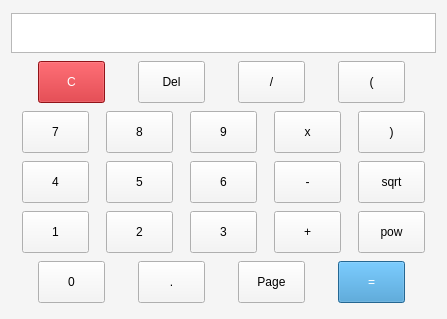
<?xml version="1.0" encoding="UTF-8"?>
<ui version="4.0">
 <class>MainWindow</class>
 <widget class="QMainWindow" name="MainWindow">
  <property name="enabled">
   <bool>true</bool>
  </property>
  <property name="geometry">
   <rect>
    <x>0</x>
    <y>0</y>
    <width>447</width>
    <height>319</height>
   </rect>
  </property>
  <property name="sizePolicy">
   <sizepolicy hsizetype="Fixed" vsizetype="Fixed">
    <horstretch>0</horstretch>
    <verstretch>0</verstretch>
   </sizepolicy>
  </property>
  <property name="minimumSize">
   <size>
    <width>306</width>
    <height>319</height>
   </size>
  </property>
  <property name="maximumSize">
   <size>
    <width>16777215</width>
    <height>16777215</height>
   </size>
  </property>
  <property name="windowTitle">
   <string>Calculator</string>
  </property>
  <property name="styleSheet">
   <string notr="true">background-color: #f5f5f5;
color: rgb(0, 0, 0);
</string>
  </property>
  <property name="tabShape">
   <enum>QTabWidget::Rounded</enum>
  </property>
  <widget class="QWidget" name="centralWidget">
   <property name="sizePolicy">
    <sizepolicy hsizetype="Fixed" vsizetype="Fixed">
     <horstretch>0</horstretch>
     <verstretch>0</verstretch>
    </sizepolicy>
   </property>
   <property name="styleSheet">
    <string notr="true">QPushButton {
min-width: 65;
min-height: 40;
max-width: 65;
max-height: 40;
}</string>
   </property>
   <layout class="QVBoxLayout" name="verticalLayout">
    <item>
     <widget class="QLabel" name="displayPanel">
      <property name="minimumSize">
       <size>
        <width>290</width>
        <height>40</height>
       </size>
      </property>
      <property name="maximumSize">
       <size>
        <width>16777215</width>
        <height>40</height>
       </size>
      </property>
      <property name="font">
       <font>
        <family>Open Sans</family>
        <pointsize>20</pointsize>
        <italic>false</italic>
        <bold>false</bold>
        <kerning>true</kerning>
       </font>
      </property>
      <property name="layoutDirection">
       <enum>Qt::LeftToRight</enum>
      </property>
      <property name="styleSheet">
       <string notr="true">border: 1 solid #b8b8b8;
background-color: #fff;</string>
      </property>
      <property name="text">
       <string/>
      </property>
      <property name="scaledContents">
       <bool>true</bool>
      </property>
      <property name="alignment">
       <set>Qt::AlignRight|Qt::AlignTrailing|Qt::AlignVCenter</set>
      </property>
      <property name="wordWrap">
       <bool>true</bool>
      </property>
      <property name="textInteractionFlags">
       <set>Qt::TextSelectableByKeyboard|Qt::TextSelectableByMouse</set>
      </property>
     </widget>
    </item>
    <item>
     <layout class="QHBoxLayout" name="horizontalLayout_5">
      <item>
       <widget class="QPushButton" name="actionClear">
        <property name="styleSheet">
         <string notr="true">background-color: #cb1a21;
color: #ffffff;</string>
        </property>
        <property name="text">
         <string>C</string>
        </property>
       </widget>
      </item>
      <item>
       <widget class="QPushButton" name="actionDel">
        <property name="sizePolicy">
         <sizepolicy hsizetype="Maximum" vsizetype="Fixed">
          <horstretch>0</horstretch>
          <verstretch>0</verstretch>
         </sizepolicy>
        </property>
        <property name="minimumSize">
         <size>
          <width>150</width>
          <height>42</height>
         </size>
        </property>
        <property name="maximumSize">
         <size>
          <width>150</width>
          <height>42</height>
         </size>
        </property>
        <property name="text">
         <string>Del</string>
        </property>
       </widget>
      </item>
      <item>
       <widget class="QPushButton" name="actionDiv">
        <property name="text">
         <string>/</string>
        </property>
        <attribute name="buttonGroup">
         <string notr="true">lockGroup</string>
        </attribute>
       </widget>
      </item>
      <item>
       <widget class="QPushButton" name="switch1">
        <property name="text">
         <string>(</string>
        </property>
        <attribute name="buttonGroup">
         <string notr="true">switchGroup</string>
        </attribute>
       </widget>
      </item>
     </layout>
    </item>
    <item>
     <layout class="QHBoxLayout" name="horizontalLayout_3">
      <item>
       <widget class="QPushButton" name="num7">
        <property name="text">
         <string>7</string>
        </property>
        <attribute name="buttonGroup">
         <string notr="true">lockGroup</string>
        </attribute>
       </widget>
      </item>
      <item>
       <widget class="QPushButton" name="num8">
        <property name="sizePolicy">
         <sizepolicy hsizetype="Fixed" vsizetype="Fixed">
          <horstretch>0</horstretch>
          <verstretch>0</verstretch>
         </sizepolicy>
        </property>
        <property name="text">
         <string>8</string>
        </property>
        <attribute name="buttonGroup">
         <string notr="true">lockGroup</string>
        </attribute>
       </widget>
      </item>
      <item>
       <widget class="QPushButton" name="num9">
        <property name="text">
         <string>9</string>
        </property>
        <attribute name="buttonGroup">
         <string notr="true">lockGroup</string>
        </attribute>
       </widget>
      </item>
      <item>
       <widget class="QPushButton" name="actionMul">
        <property name="text">
         <string>x</string>
        </property>
        <attribute name="buttonGroup">
         <string notr="true">lockGroup</string>
        </attribute>
       </widget>
      </item>
      <item>
       <widget class="QPushButton" name="switch2">
        <property name="text">
         <string>)</string>
        </property>
        <attribute name="buttonGroup">
         <string notr="true">switchGroup</string>
        </attribute>
       </widget>
      </item>
     </layout>
    </item>
    <item>
     <layout class="QHBoxLayout" name="horizontalLayout_2">
      <item>
       <widget class="QPushButton" name="num4">
        <property name="text">
         <string>4</string>
        </property>
        <attribute name="buttonGroup">
         <string notr="true">lockGroup</string>
        </attribute>
       </widget>
      </item>
      <item>
       <widget class="QPushButton" name="num5">
        <property name="text">
         <string>5</string>
        </property>
        <attribute name="buttonGroup">
         <string notr="true">lockGroup</string>
        </attribute>
       </widget>
      </item>
      <item>
       <widget class="QPushButton" name="num6">
        <property name="text">
         <string>6</string>
        </property>
        <attribute name="buttonGroup">
         <string notr="true">lockGroup</string>
        </attribute>
       </widget>
      </item>
      <item>
       <widget class="QPushButton" name="actionMinus">
        <property name="text">
         <string>-</string>
        </property>
        <attribute name="buttonGroup">
         <string notr="true">lockGroup</string>
        </attribute>
       </widget>
      </item>
      <item>
       <widget class="QPushButton" name="switch3">
        <property name="text">
         <string>sqrt</string>
        </property>
        <attribute name="buttonGroup">
         <string notr="true">switchGroup</string>
        </attribute>
       </widget>
      </item>
     </layout>
    </item>
    <item>
     <layout class="QHBoxLayout" name="horizontalLayout">
      <property name="bottomMargin">
       <number>0</number>
      </property>
      <item>
       <widget class="QPushButton" name="num1">
        <property name="sizePolicy">
         <sizepolicy hsizetype="Fixed" vsizetype="Fixed">
          <horstretch>0</horstretch>
          <verstretch>0</verstretch>
         </sizepolicy>
        </property>
        <property name="minimumSize">
         <size>
          <width>67</width>
          <height>42</height>
         </size>
        </property>
        <property name="maximumSize">
         <size>
          <width>67</width>
          <height>42</height>
         </size>
        </property>
        <property name="text">
         <string>1</string>
        </property>
        <attribute name="buttonGroup">
         <string notr="true">lockGroup</string>
        </attribute>
       </widget>
      </item>
      <item>
       <widget class="QPushButton" name="num2">
        <property name="sizePolicy">
         <sizepolicy hsizetype="Fixed" vsizetype="Fixed">
          <horstretch>0</horstretch>
          <verstretch>0</verstretch>
         </sizepolicy>
        </property>
        <property name="text">
         <string>2</string>
        </property>
        <attribute name="buttonGroup">
         <string notr="true">lockGroup</string>
        </attribute>
       </widget>
      </item>
      <item>
       <widget class="QPushButton" name="num3">
        <property name="sizePolicy">
         <sizepolicy hsizetype="Fixed" vsizetype="Fixed">
          <horstretch>0</horstretch>
          <verstretch>0</verstretch>
         </sizepolicy>
        </property>
        <property name="maximumSize">
         <size>
          <width>67</width>
          <height>42</height>
         </size>
        </property>
        <property name="text">
         <string>3</string>
        </property>
        <attribute name="buttonGroup">
         <string notr="true">lockGroup</string>
        </attribute>
       </widget>
      </item>
      <item>
       <widget class="QPushButton" name="actionPlus">
        <property name="text">
         <string>+</string>
        </property>
        <attribute name="buttonGroup">
         <string notr="true">lockGroup</string>
        </attribute>
       </widget>
      </item>
      <item>
       <widget class="QPushButton" name="switch4">
        <property name="text">
         <string>pow</string>
        </property>
        <attribute name="buttonGroup">
         <string notr="true">switchGroup</string>
        </attribute>
       </widget>
      </item>
     </layout>
    </item>
    <item>
     <layout class="QHBoxLayout" name="horizontalLayout_4">
      <property name="rightMargin">
       <number>0</number>
      </property>
      <item>
       <widget class="QPushButton" name="num0">
        <property name="sizePolicy">
         <sizepolicy hsizetype="Minimum" vsizetype="Fixed">
          <horstretch>0</horstretch>
          <verstretch>0</verstretch>
         </sizepolicy>
        </property>
        <property name="minimumSize">
         <size>
          <width>150</width>
          <height>42</height>
         </size>
        </property>
        <property name="maximumSize">
         <size>
          <width>150</width>
          <height>42</height>
         </size>
        </property>
        <property name="text">
         <string>0</string>
        </property>
        <attribute name="buttonGroup">
         <string notr="true">lockGroup</string>
        </attribute>
       </widget>
      </item>
      <item>
       <widget class="QPushButton" name="comma">
        <property name="text">
         <string>.</string>
        </property>
        <attribute name="buttonGroup">
         <string notr="true">lockGroup</string>
        </attribute>
       </widget>
      </item>
      <item>
       <widget class="QPushButton" name="switchPage">
        <property name="text">
         <string>Page</string>
        </property>
        <property name="autoDefault">
         <bool>false</bool>
        </property>
        <property name="default">
         <bool>false</bool>
        </property>
        <property name="flat">
         <bool>false</bool>
        </property>
       </widget>
      </item>
      <item>
       <widget class="QPushButton" name="actionCalc">
        <property name="mouseTracking">
         <bool>false</bool>
        </property>
        <property name="styleSheet">
         <string notr="true">background-color: #3490cd;
color: #ffffff;</string>
        </property>
        <property name="text">
         <string>=</string>
        </property>
       </widget>
      </item>
     </layout>
    </item>
   </layout>
  </widget>
 </widget>
 <layoutdefault spacing="6" margin="11"/>
 <resources/>
 <connections/>
 <buttongroups>
  <buttongroup name="switchGroup"/>
  <buttongroup name="lockGroup"/>
 </buttongroups>
</ui>
